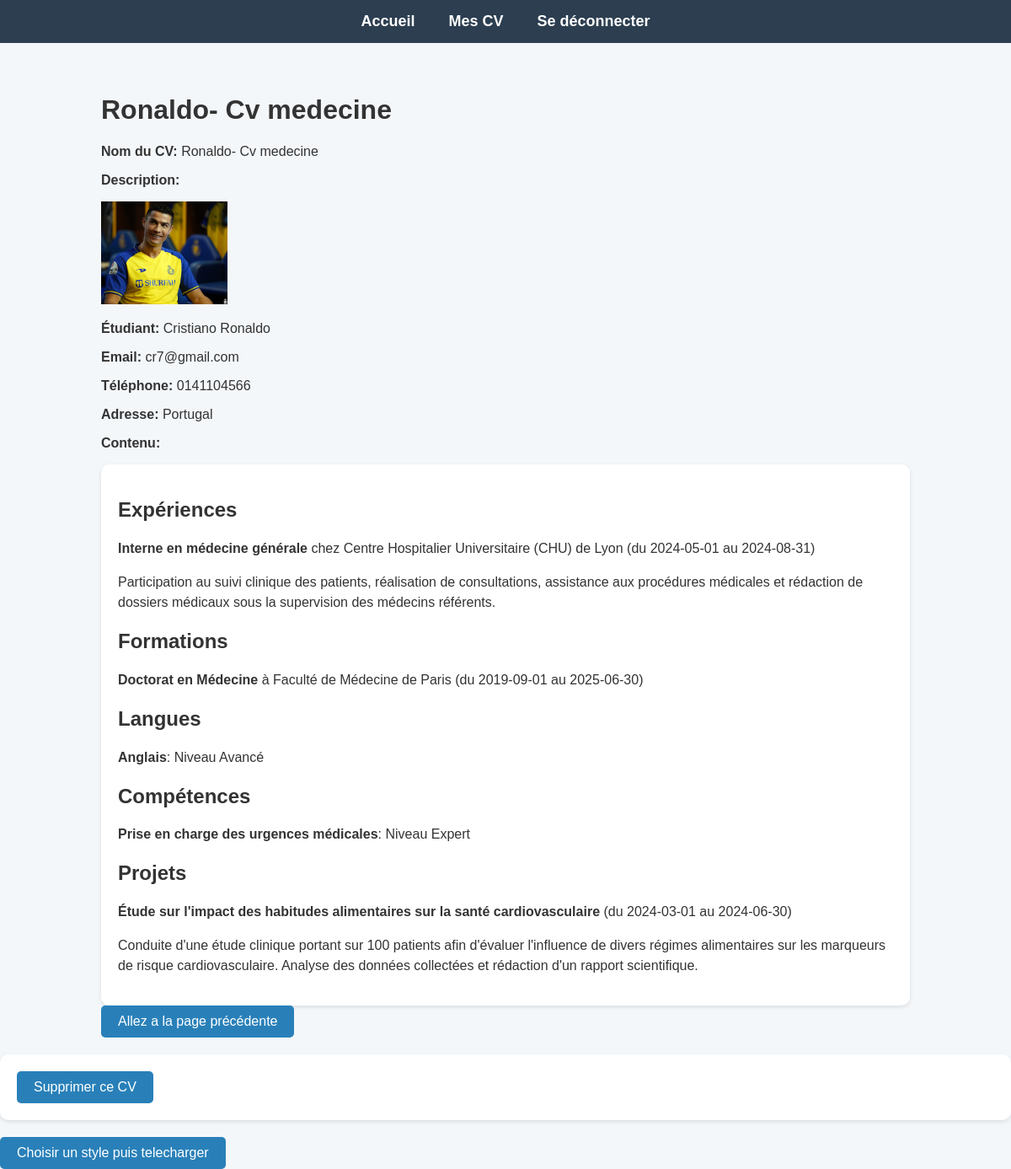
The app's page /voir_cv/3/ (signed in) with its own data.
### MON_CV/models.py (models this page shows, shortened)
class CV(models.Model):
    nom = models.CharField(max_length=255)  # Nom du CV
    etudiant = models.ForeignKey('Etudiant', on_delete=models.CASCADE)  # Lien avec l'étudiant
    date_creation = models.DateTimeField(auto_now_add=True)  # Date d'enregistrement
    contenu = models.JSONField()  # Contenu du CV (expériences, formations, etc.)

class Etudiant(models.Model):
    user = models.OneToOneField(User, on_delete=models.CASCADE)  # Relation avec l'utilisateur Django
    nom = models.CharField(max_length=100)
    prenom = models.CharField(max_length=100)
    email = models.EmailField(unique=True)  # Unicité pour éviter les doublons
    tel = models.CharField(max_length=15)
    adresse = models.TextField()
    photo = models.ImageField(upload_to='photos/', default='photos/default.jpg')

### MON_CV/views.py (the view)
# urls.py: path('voir_cv/<int:cv_id>/', views.voir_cv, name='voir_cv'),
@login_required
def voir_cv(request, cv_id):
    cv = get_object_or_404(CV, id=cv_id, etudiant__user=request.user)
    return render(request, 'voir_cv.html', {'cv': cv})

### templates/voir_cv.html (shortened to what this page needs)
<!DOCTYPE html>
<html lang="fr">
<head>
</head>
<body>
    <header>
        <nav>
            <ul>
                <li><a href="{% url 'home' %}">Accueil</a></li>
                {% if user.is_authenticated %}
                    <li><a href="{% url 'mes_cvs' %}">Mes CV</a></li>
                {% else %}
                    <li><a href="{% url 'login' %}">Se connecter</a></li>
                {% endif %}
                <li><a href="{% url 'logout' %}">Se déconnecter</a></li>
            </ul>
        </nav>
    </header>
    <main>
           <div class="container">
    <h1>{{ cv.nom }}</h1>
    <p><strong>Nom du CV:</strong> {{ cv.nom }}</p>
    <p><strong>Description:</strong> {{ cv.description }}</p>
    <div class="photo-etudiant">
        <img src="{{ cv.etudiant.photo.url }}" alt="{{ cv.etudiant.nom }} {{ cv.etudiant.prenom }}" class="img-thumbnail" width="150">
        <p><strong>Étudiant:</strong> {{ cv.etudiant.prenom }} {{ cv.etudiant.nom }}</p>
        <p><strong>Email:</strong> {{ cv.etudiant.email }}</p>
        <p><strong>Téléphone:</strong> {{ cv.etudiant.tel }}</p>
        <p><strong>Adresse:</strong> {{ cv.etudiant.adresse }}</p>
    </div>
    <p><strong>Contenu:</strong></p>
    <div class="cv-details">
        <h2>Expériences</h2>
        {% for experience in cv.contenu.experiences %}
            <p><strong>{{ experience.poste }}</strong> chez {{ experience.entreprise }} (du {{ experience.date_debut }} au {% if experience.date_fin %}{{ experience.date_fin }}{% else %}en cours{% endif %})</p>
            <p>{{ experience.description }}</p>
        {% endfor %}
        <h2>Formations</h2>
        {% for formation in cv.contenu.formations %}
            <p><strong>{{ formation.diplome }}</strong> à {{ formation.etablissement }} (du {{ formation.date_debut }} au {% if formation.date_fin %}{{ formation.date_fin }}{% else %}en cours{% endif %})</p>
        {% endfor %}
        <h2>Langues</h2>
        {% for langue in cv.contenu.langues %}
            <p><strong>{{ langue.libelle }}</strong>: Niveau {{ langue.niveau }}</p>
        {% endfor %}
        <h2>Compétences</h2>
        {% for competence in cv.contenu.competences %}
            <p><strong>{{ competence.libelle }}</strong>: Niveau {{ competence.niveau }}</p>
        {% endfor %}
        <h2>Projets</h2>
        {% for projet in cv.contenu.projets %}
            <p><strong>{{ projet.titre }}</strong> (du {{ projet.date_debut }} au {% if projet.date_fin %}{{ projet.date_fin }}{% else %}en cours{% endif %})</p>
            <p>{{ projet.description }}</p>
        {% endfor %}
    </div>
    <a href="{% url 'mes_cvs' %}" class="btn btn-secondary">Allez a la page précédente</a>
</div>
    <form method="POST" action="{% url 'supprimer_cv' cv.id %}">
  <button type="submit" class="btn btn-danger">Supprimer ce CV</button>
</form>
    <a href="{% url 'choisir_style_cv' cv.id %}" class="btn btn-primary">Choisir un style puis telecharger</a>
    </main>
</body>
</html>

### templates/voir_cv.html (style rules this page uses)
body { font-family: 'Arial', sans-serif; margin: 0; padding: 0; background-color: #f4f7fa; color: #333; }
.container { width: 80%; margin: 0 auto; padding: 20px; }
header { background-color: #2c3e50; color: #fff; padding: 15px 0; }
header nav ul { display: flex; justify-content: center; list-style: none; margin: 0; padding: 0; }
header nav ul li { margin: 0 20px; }
header nav ul li a { text-decoration: none; color: #fff; font-weight: bold; font-size: 18px; }
main { margin-top: 20px; }
button, a.btn { background-color: #2980b9; color: #fff; padding: 10px 20px; border: none; border-radius: 5px; text-decoration: none; display: inline-block; cursor: pointer; font-size: 16px; }
form { background-color: #fff; padding: 20px; border-radius: 10px; box-shadow: 0 2px 5px rgba(0, 0, 0, 0.1); margin-bottom: 20px; }
.cv-details { background-color: #fff; padding: 20px; border-radius: 10px; box-shadow: 0 2px 5px rgba(0, 0, 0, 0.1); }
.cv-details p { font-size: 16px; line-height: 1.5; margin-bottom: 15px; }

### records on screen
CV: nom "Ronaldo- Cv medecine", etudiant.photo (picture), etudiant.prenom "Cristiano", etudiant.nom "Ronaldo", etudiant.email "cr7@gmail.com", etudiant.tel "0141104566", etudiant.adresse "Portugal"

### other values on screen
{{ experience.poste }} "Interne en médecine générale"
{{ experience.entreprise }} "Centre Hospitalier Universitaire (CHU) de Lyon"
{{ experience.date_debut }} "2024-05-01"
{{ experience.date_fin }} "2024-08-31"
{{ experience.description }} "Participation au suivi clinique des patients, réalisation de consultations, assistance aux procédures médicales et rédaction de dossiers médicaux sous la supervision des médecins référents."
{{ langue.libelle }} "Anglais"
{{ langue.niveau }} "Avancé"
{{ competence.libelle }} "Prise en charge des urgences médicales"
{{ competence.niveau }} "Expert"
{{ projet.titre }} "Étude sur l'impact des habitudes alimentaires sur la santé cardiovasculaire"
{{ projet.date_debut }} "2024-03-01"
{{ projet.date_fin }} "2024-06-30"
